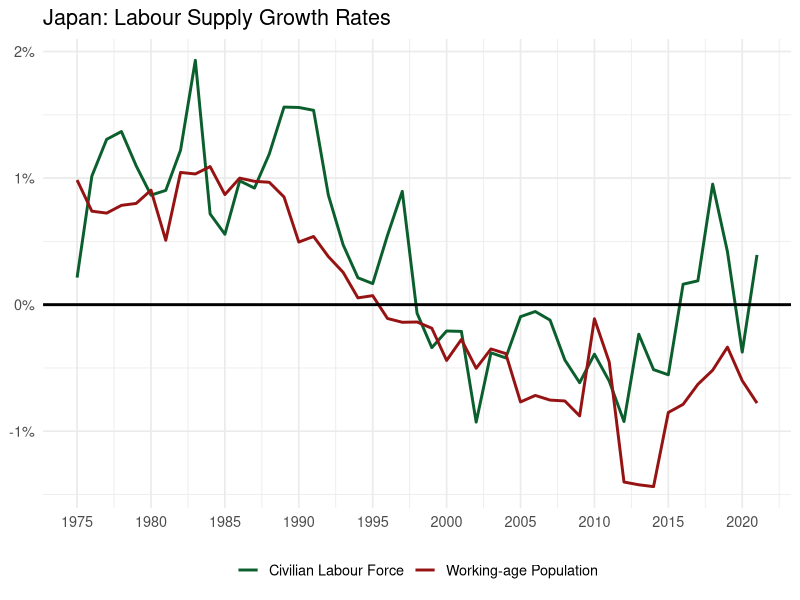
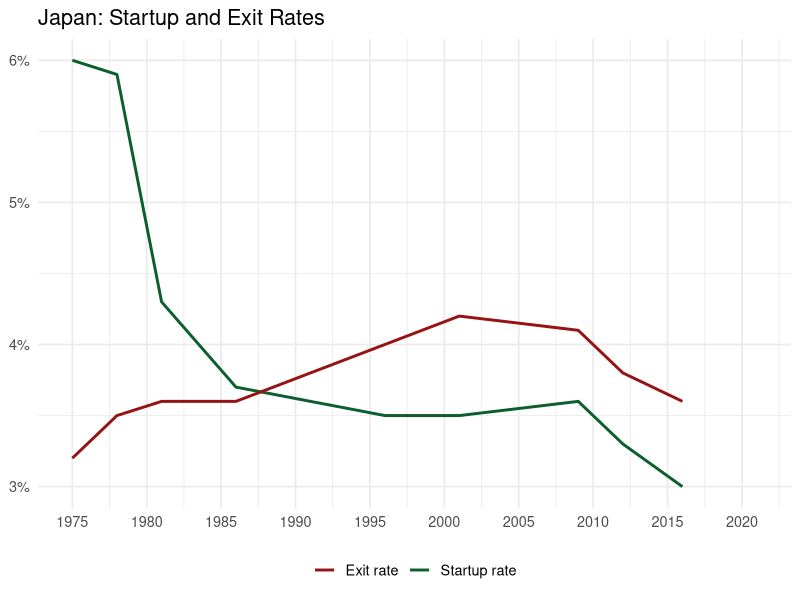

These figures' R source, in order:
## ---- chunk 1
knitr::opts_chunk$set(echo = TRUE)
setwd(dirname(rstudioapi::getActiveDocumentContext()$path))
## ---- chunk 2
library(dplyr)
library(tidyr)
library(zoo)
library(ggplot2)
## ---- chunk 3
df_pop <- read.csv("WAP_OECD.csv", header = T ) 
df_labour <- read.csv("labour_force.csv", header = T )
## ---- chunk 4
df_pop <- df_pop %>%
    filter(REF_AREA == "JPN") %>% 
    select(REF_AREA, TIME_PERIOD, OBS_VALUE) %>%
    rename(WAP = OBS_VALUE)     
## ---- chunk 5
df_labour <- df_labour %>% 
    filter(REF_AREA == "JPN") %>% 
    select(REF_AREA, TIME_PERIOD, OBS_VALUE) %>%
    rename(CLF = OBS_VALUE) %>% 
    arrange(TIME_PERIOD)
## ---- chunk 6
df_population <- df_labour %>%
    inner_join(df_pop, by = c("REF_AREA", "TIME_PERIOD"))
## ---- chunk 7
df_population <- df_population %>%  
  group_by(REF_AREA) %>% 
  mutate(CLF_growth = ((CLF - lag(CLF)) / lag(CLF)*100),
         WAP_growth = ((WAP - lag(WAP)) / lag(WAP)*100) )
## ---- chunk 8
df_population_long <- pivot_longer(df_population,
                                   cols = c(CLF_growth, WAP_growth),
                                   names_to = "Series",
                                   values_to = "Growth")
## ---- chunk 9
df_jap <- read.csv("japan_data.csv", header=T)
## ---- chunk 10
df_jap <- df_jap %>%
    select(Start_year, Opening_rate_percent, Closure_rate_percent) %>% 
    pivot_longer(cols = c(Opening_rate_percent, Closure_rate_percent),
                 names_to = "Variable", values_to = "Rate") %>%
    mutate(Variable = recode(Variable,
                             Opening_rate_percent = "Entry_rate", 
                             Closure_rate_percent = "Exit_rate"))
## ---- chunk 11
ggplot(df_population, aes(x = as.integer(TIME_PERIOD))) +
  geom_line(aes(y = CLF_growth / 100,
                color = "Civilian Labour Force"), linewidth = 1) +
  geom_line(aes(y = WAP_growth / 100,
                color = "Working-age Population"), linewidth = 1) +
  geom_hline(yintercept = 0, color = "black", size = 1) +
  labs(title = "Japan: Labour Supply Growth Rates",
       x = NULL, y = NULL, color = NULL) +
  scale_color_manual(values = c("Civilian Labour Force" = "#0A5F2D",
                                "Working-age Population" = "#961314")) +
  scale_y_continuous(labels = scales::percent_format(accuracy = 1)) +
  scale_x_continuous(breaks = seq(1975, 2021, by = 5), limits = c(1975, 2021))+
  theme_minimal(base_size = 13) +
  theme(legend.position = "bottom") +
  coord_cartesian(ylim = range(c(df_population$CLF_growth,
                                 df_population$WAP_growth), na.rm = TRUE) /100)

## ---- chunk 12
ggplot(df_jap, aes(x = as.integer(Start_year))) +
  geom_line(data = subset(df_jap, Variable == "Entry_rate"),
            aes(y = Rate/100, color = "Startup rate"),
            linewidth = 1) +
  geom_line(data = subset(df_jap, Variable == "Exit_rate"),
            aes(y = Rate/100, color = "Exit rate"),
            linewidth = 1) +
  geom_hline(yintercept = 0, color = "black", size = 1) +
  labs(title = "Japan: Startup and Exit Rates",
       x = NULL, y = NULL, color = NULL) +
  scale_color_manual(values = c("Startup rate" = "#0A5F2D",
                                "Exit rate" = "#961314")) +
  theme_minimal(base_size = 13) +
  theme(legend.position = "bottom") +
  coord_cartesian(ylim = range(df_jap$Rate/100, na.rm = TRUE)) +
  scale_x_continuous(breaks = seq(1975, 2021, by = 5), limits = c(1975, 2021)) +
  scale_y_continuous(labels = scales::percent_format(accuracy = 1))


## ---- chunk 13
df_merged <- df_jap %>%
  filter(Variable == "Entry_rate") %>% 
  left_join(df_population %>%
              select(TIME_PERIOD, WAP_growth),
            by = c("Start_year" = "TIME_PERIOD")) %>%
  select(Start_year, Rate, WAP_growth) %>%
  rename(Year = Start_year, Entry_rate = Rate)
## ---- chunk 14
df_elast <- df_merged %>%
  arrange(Year) %>%
  mutate(d_entry = Entry_rate - lag(Entry_rate),
         d_labour = WAP_growth - lag(WAP_growth)) %>%
  filter(!is.na(d_entry), !is.na(d_labour), abs(d_labour) > 0.001)

elasticity <- sum(df_elast$d_entry) / sum(df_elast$d_labour)

cat("Elasticity of the Startup rate WRT labour force:", round(elasticity, 2))
